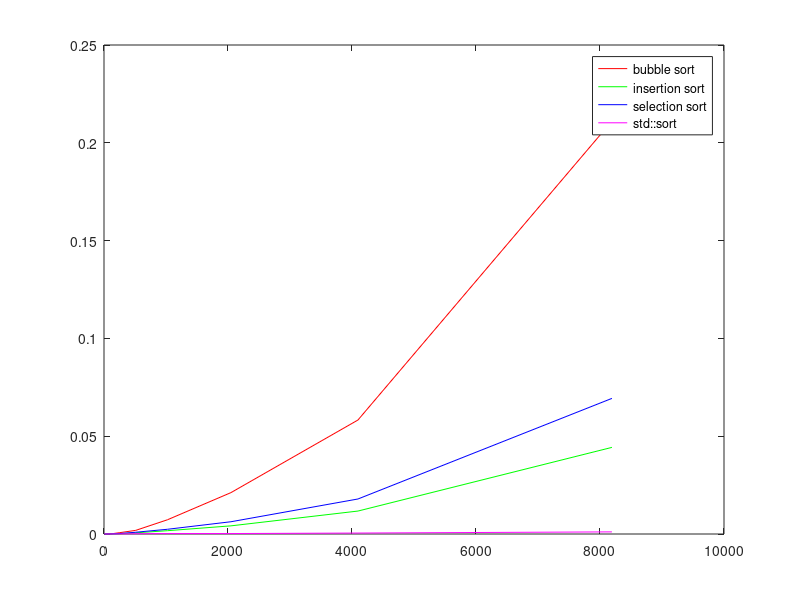

The MATLAB source for this figure:
%%realizzazione dei grafici

d = [4; 8; 16; 32; 64; 128; 256; 512; 1024; 2048; 4096; 8192];
y_bubble = [3.34e-07; 9.58e-07; 2.5e-06; 8.625e-06; 3.35e-05; 0.0001335; 0.000697166; 0.00186092; 0.00728146; 0.0211629; 0.0582747; 0.211084];
y_inser = [4.58e-07; 5.84e-07; 1.084e-06; 2.958e-06; 1e-05; 3.9458e-05; 0.000115333; 0.000604541; 0.00169229; 0.00416808; 0.0117328; 0.0442797];
y_select = [3.33e-07; 7.08e-07; 1.875e-06; 7.917e-06; 1.8667e-05; 6.7542e-05; 0.000232167; 0.000907542; 0.00241729; 0.00627025; 0.0179007; 0.0693264];
y_sort = [1.5e-06; 1.458e-06; 1.875e-06; 6.792e-06; 1.1125e-05; 2.4917e-05; 4.4666e-05; 0.000147875; 0.000232333; 0.00023825; 0.000489833; 0.00108438];
figure
plot(d, y_bubble, "r")
hold on
plot(d, y_inser, "g")
plot(d, y_select, "b")
plot(d, y_sort, "m")
legend("bubble sort", "insertion sort", "selection sort", "std::sort")
